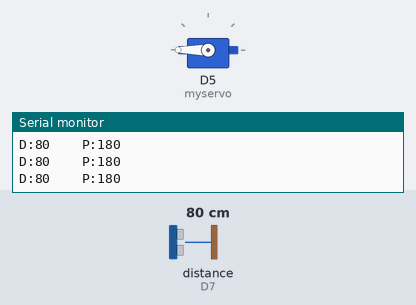
A sketch run on a simulated ESP8266 (NodeMCU). Shown: servo, the last lines printed to the serial monitor. Wiring (inferred from the names in the program): ultrasonic range finder: trigger D6; echo D7. The inputs (shaded band) are chosen by the test bench; at power-on: distance to the obstacle (sensor on D7) 80 cm. The echo pulse lasts 58.3 µs per cm.

Above: at 1.2 s.
1.3 s: distance to the obstacle (sensor on D7) set to 2 cm
At 2.5 s:
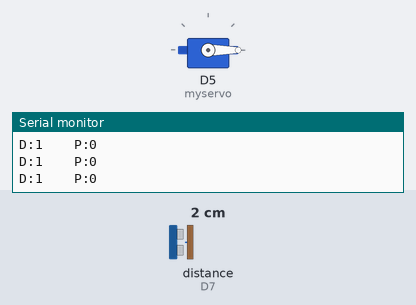
2.8 s: distance to the obstacle (sensor on D7) set to 9 cm
At 4.0 s:
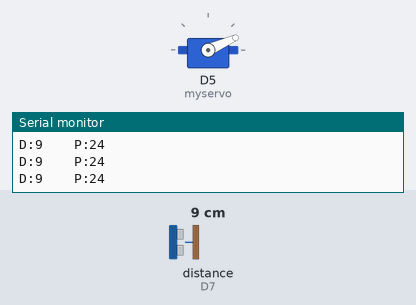
4.3 s: distance to the obstacle (sensor on D7) set to 18 cm
At 5.4 s:
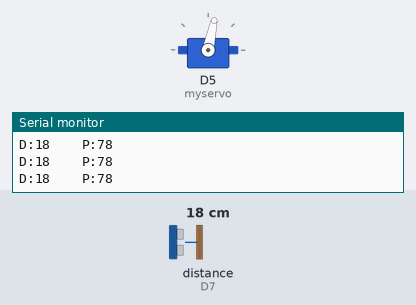
5.8 s: distance to the obstacle (sensor on D7) set to 120 cm
At 6.6 s:
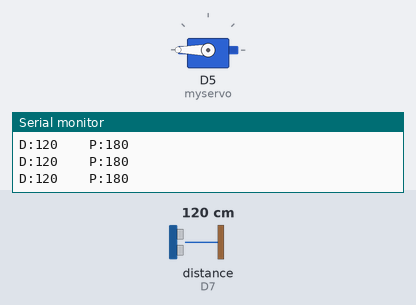
Timing chart, 0 to 8.3 s (numbered marks = the images above; inputs shaded):
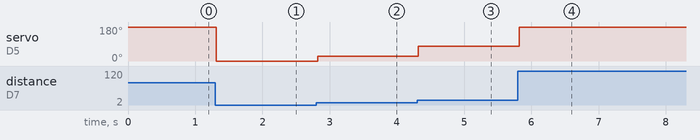

The sketch:

DistanceServo.ino
```cpp
#include <Servo.h>
#define trigPin 12
#define echoPin 13

long duration, distance;
int pos;


Servo myservo;


void setup()
{
  myservo.attach(D5);
  pinMode(trigPin, OUTPUT);
  pinMode(echoPin, INPUT);

  Serial.begin(9600);
}

void loop() {
  digitalWrite(trigPin, LOW);
  delayMicroseconds(10);
  digitalWrite(trigPin, HIGH);
  delayMicroseconds(10);
  digitalWrite(trigPin, LOW);
  duration = pulseIn(echoPin, HIGH);
  distance = (duration/2) / 29.1;
  Serial.print("D:"+String(distance));

  pos = constrain(distance, 5, 35);
  pos = map(pos, 5, 35, 0, 180);

  Serial.print("\t\tP:"+String(pos));
  Serial.print("\n");

  myservo.write(pos);

}
```

Measured:
- after the input at 1.3 s, servo on D5 (myservo): 180° → 0° at once
- after the input at 2.8 s, servo on D5 (myservo): 0° → 24° at once
- after the input at 4.3 s, servo on D5 (myservo): 24° → 78° at once
- after the input at 5.8 s, servo on D5 (myservo): 78° → 180° at once
